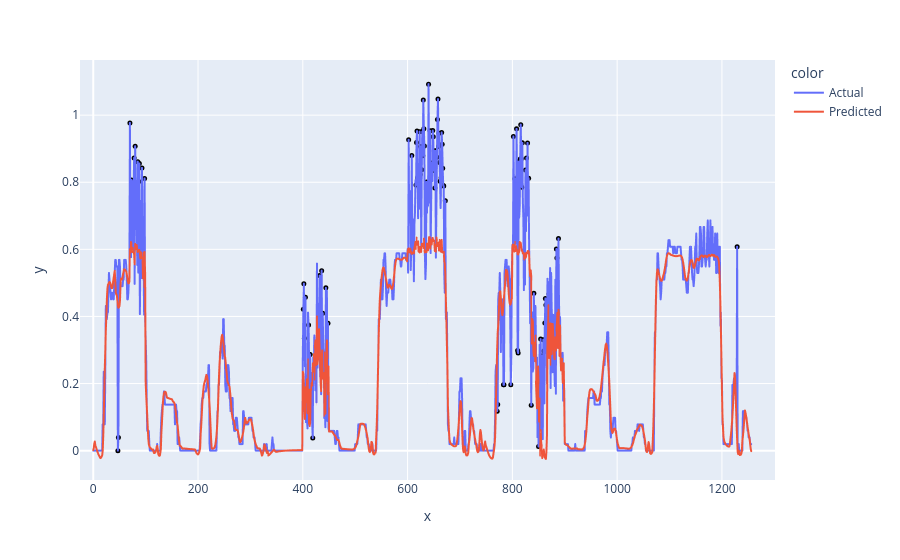

Here is the notebook cell this chart was saved with:
### Code cell
noise = get_patch_noise(X_test, [(70, 100), (400, 450), (600, 670), (800, 900)], 2)
noise_data = X_test + noise
predicted_load_test_noise = model.predict(noise_data)
display_prediction(noise_data, predicted_load_test_noise, 4,  mean, std, 2)

### Figure 1 — Plotly figure (JSON) as saved in the notebook; plotly's stock layout.template omitted (floating-point values rounded to 4 significant figures; data arrays with more than 128 entries replaced by an {"elided": "..."} marker saying what was removed)
{"data": [{"hovertemplate": "color=Actual<br>x=%{x}<br>y=%{y}<extra></extra>", "legendgroup": "Actual", "line": {"color": "#636efa", "dash": "solid"}, "marker": {"symbol": "circle"}, "mode": "lines", "name": "Actual", "showlegend": true, "type": "scattergl", "x": {"elided": "1257 int values"}, "xaxis": "x", "y": {"elided": "1257 float values"}, "yaxis": "y"}, {"hovertemplate": "color=Predicted<br>x=%{x}<br>y=%{y}<extra></extra>", "legendgroup": "Predicted", "line": {"color": "#EF553B", "dash": "solid"}, "marker": {"symbol": "circle"}, "mode": "lines", "name": "Predicted", "showlegend": true, "type": "scattergl", "x": {"elided": "1257 int values"}, "xaxis": "x", "y": {"elided": "1257 float values"}, "yaxis": "y"}, {"hovertemplate": "x=%{x}<br>y=%{y}<extra></extra>", "legendgroup": "", "marker": {"color": "black", "size": 5, "symbol": "circle"}, "mode": "markers", "name": "", "orientation": "v", "showlegend": false, "type": "scatter", "x": [47, 48, 70, 73, 74, 78, 80, 85, 87, 88, 93, 98, 401, 402, 403, 405, 411, 414, 419, 432, 436, 438, 444, 448, 602, 608, 616, 617, 618, 619, 621, 623, 624, 625, 627, 628, 629, 630, 631, 632, 636, 640, 643, 646, 648, 649, 650, 651, 652, 653, 656, 657, 658, 659, 660, 661, 662, 664, 665, 666, 667, 668, 669, 672, 771, 772, 783, 784, 797, 802, 805, 808, 810, 811, 812, 815, 816, 817, 818, 819, 825, 827, 829, 831, 836, 841, 850, 854, 857, 859, 860, 862, 863, 864, 865, 870, 884, 885, 888, 1229], "xaxis": "x", "y": [0, 0.03922, 0.9769, 0.8067, 0.8009, 0.8724, 0.9075, 0.8614, 0.802, 0.8557, 0.8424, 0.8111, 0.4214, 0.4978, 0.3347, 0.4573, 0.3748, 0.2865, 0.03739, 0.5218, 0.5366, 0.4098, 0.4854, 0.3797, 0.9267, 0.8796, 0.792, 0.9187, 0.9526, 0.813, 0.8259, 0.9509, 0.8232, 0.9063, 0.8372, 0.951, 0.8792, 1.045, 0.9598, 0.9084, 0.8007, 1.092, 0.9535, 0.8576, 0.954, 0.9353, 0.8353, 0.893, 0.7825, 0.8936, 0.8742, 0.9869, 1.048, 0.9065, 0.946, 0.8589, 0.803, 0.8131, 0.9481, 0.9134, 0.842, 0.7901, 0.7886, 0.7451, 0.1176, 0.1373, 0.1961, 0.1961, 0.1961, 0.9365, 0.8105, 0.9591, 0.2983, 0.2907, 0.8616, 0.8694, 0.9718, 0.8702, 0.7852, 0.9176, 0.8362, 0.8723, 0.9173, 0.8116, 0.1351, 0.4689, 0.01236, 0.3325, 0.2829, 0.3308, 0.2969, 0.3808, 0.4538, 0.4338, 0.3667, 0.4672, 0.6009, 0.5743, 0.632, 0.6078], "yaxis": "y"}], "layout": {"legend": {"title": {"text": "color"}, "tracegroupgap": 0}, "margin": {"t": 60}, "xaxis": {"anchor": "y", "domain": [0, 1], "title": {"text": "x"}}, "yaxis": {"anchor": "x", "domain": [0, 1], "title": {"text": "y"}}}}
